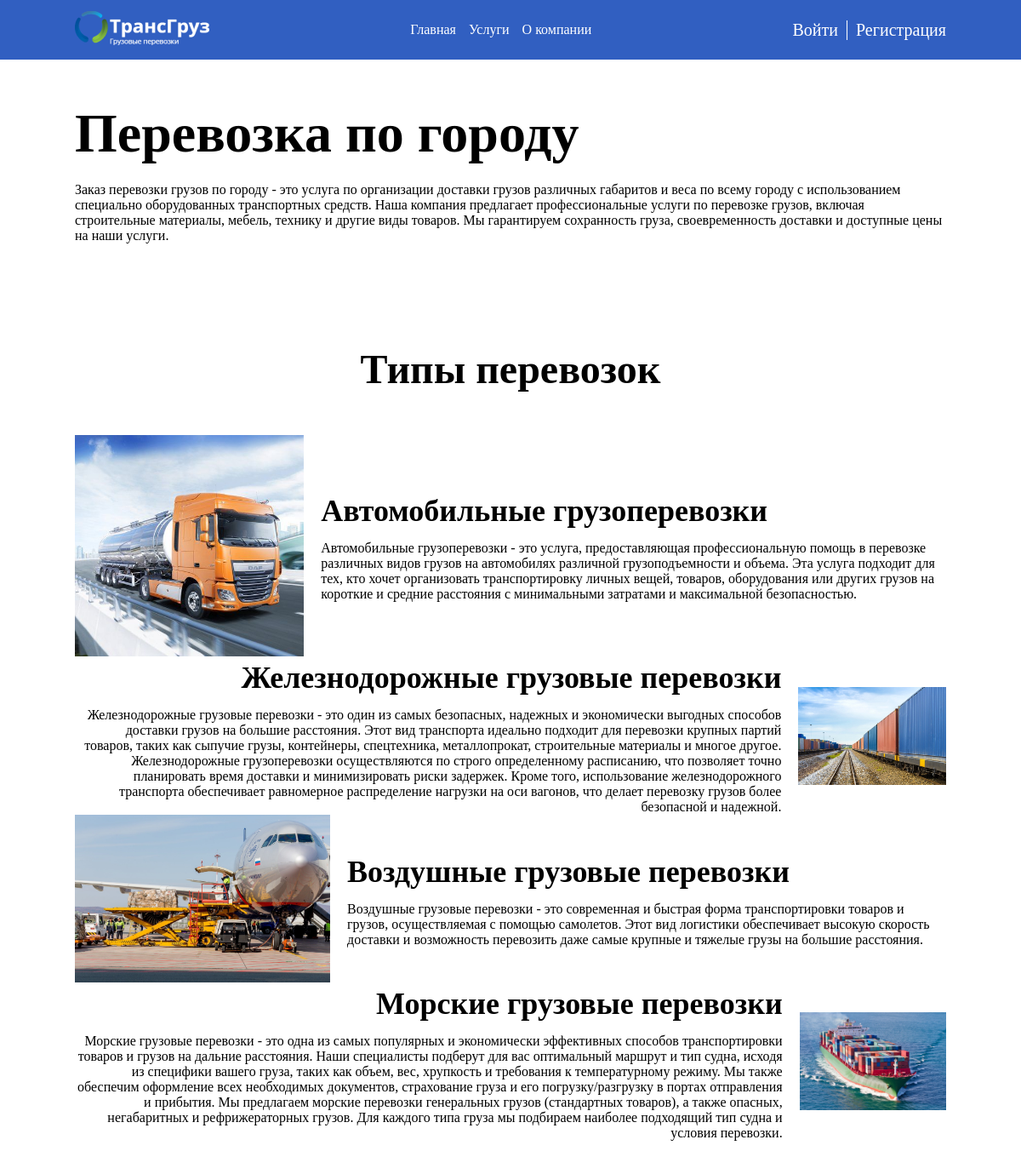
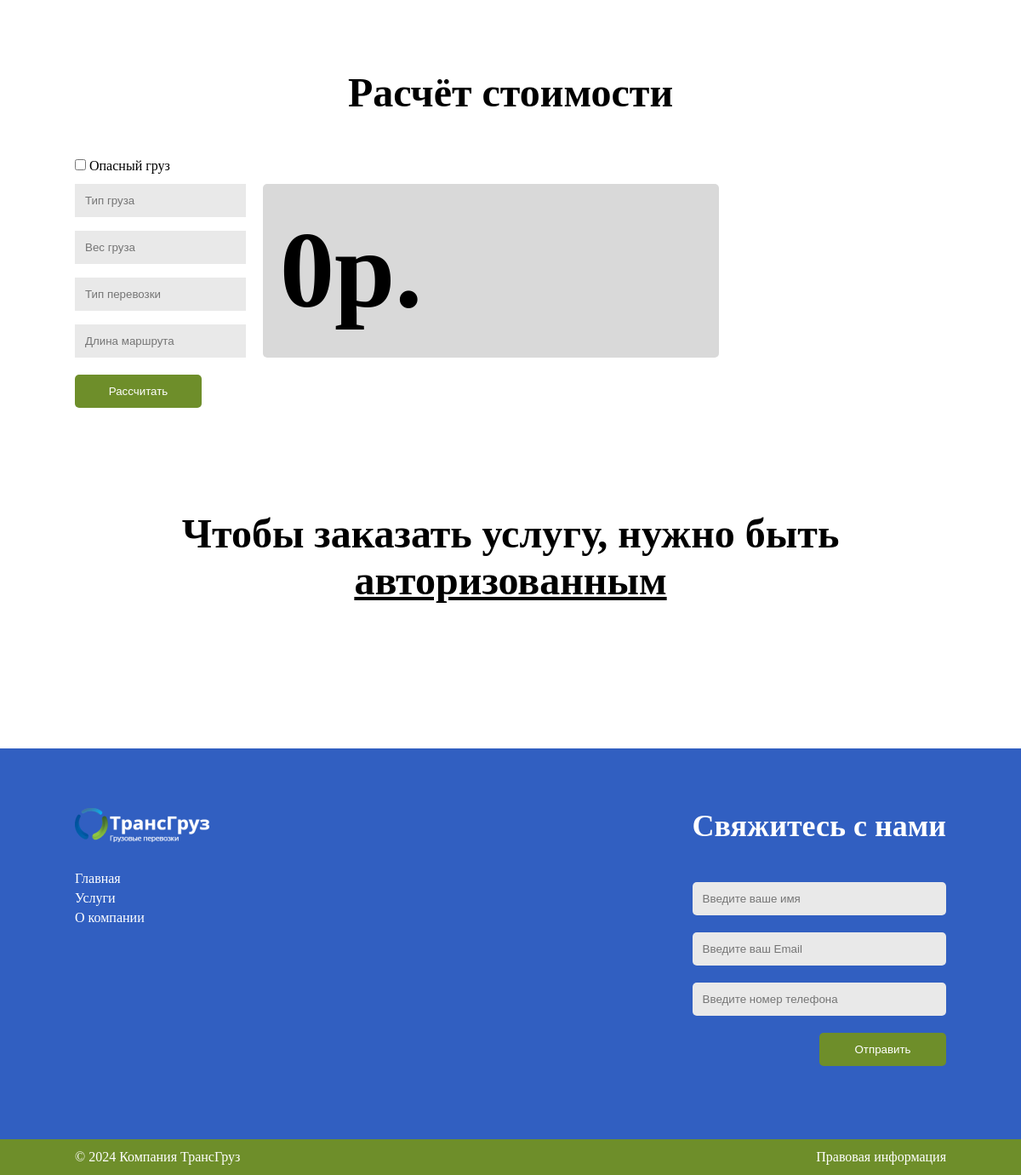
/services/perevozka_po_gorodu, run on the app's committed database (2 pictures, top to bottom).
### transportation/models.py (models this page shows, shortened)
class Menu(models.Model):
    name = models.CharField(max_length=60, verbose_name='Название')
    link = models.CharField(max_length=255, verbose_name='Ссылка')
    class Meta:
        verbose_name = 'Меню'
        verbose_name_plural = 'Меню'

class Cards_orders(models.Model):
    title = models.CharField(max_length=255, verbose_name='Название')
    short_description = models.CharField(max_length=255, blank=True, verbose_name='Краткое описание')
    full_description = models.TextField(blank=True, verbose_name='Полное описание')
    image_card = models.ImageField(upload_to='transporations/images/', verbose_name='Изображение')
    slug = models.SlugField(max_length=255, db_index=True, unique=True)
    class Meta:
        verbose_name = 'Карточка закоза'
        verbose_name_plural = 'Карточки закозов'

class Type_transporation(models.Model):
    title_type = models.CharField(max_length=60, verbose_name='Типы перевозок')
    description = models.TextField(blank=True, verbose_name='Описание')
    image_type = models.ImageField(verbose_name='Изображение')
    class Meta:
        verbose_name = 'Тип перевозок'
        verbose_name_plural = 'Типы перевозок'

### transportation/views.py (the view)
# urls.py: path('services/<slug:name>', views.service, name='service'),
def service(request, name):
    if request.method == 'POST':
        form_client = ClientInfoForm(request.POST)
        form_cargo = CargoInfoForm(request.POST)
        if form_client.is_valid() and form_cargo.is_valid():
            try:
                form_client.save()
                form_cargo.save()
                return redirect('users:profile')
            except:
                form_client.add_error(None, "Ошибка1")
                form_cargo.add_error(None, "Ошибка2")
    else:
        form_client = ClientInfoForm()
        form_cargo = CargoInfoForm()
    card_items = get_object_or_404(Cards_orders, slug=name)
    data = {
        'title': card_items.title,
        'card_items': card_items,
        'menu_items': menu_items,
        'form_client': form_client,
        'form_cargo': form_cargo,
        'type_transporations_item': type_transporations_item,
        'dt': dt
    }
    return render(request, "transportations/service.html", context=data)

### transportation/forms.py
class ClientInfoForm(forms.ModelForm):
    class Meta:
        model = Clients
        fields = ['name_client', 'number_telephone', 'email']
        widgets = {
            'name_client': forms.TextInput(attrs={'placeholder': "Имя"}),
            'number_telephone': forms.TextInput(attrs={'type': 'tel', 'placeholder': "Телефон"}),
            'email': forms.EmailInput(attrs={'placeholder': "Email"})
        }

class CargoInfoForm(forms.ModelForm):
    class Meta:
        model = Cargos
        fields = ['name_cargo', 'type', 'weight', 'dimensions', 'type_transportation']
        widgets = {
            'name_cargo': forms.TextInput(attrs={'placeholder': "Название груза"}),
            'type': forms.TextInput(attrs={'placeholder': "Тип груза"}),
            'weight': forms.TextInput(attrs={'placeholder': "Вес груза"}),
            'dimensions': forms.TextInput(attrs={'placeholder': "Габариты груза"}),
            'type_transportation': forms.TextInput(attrs={'placeholder': "Тип перевозки"})
        }

### transportation/templates/transportations/service.html (shortened to what this page needs)
{% extends 'base.html' %}
{% load static %}
{% block service-path %}
<div class="main-page-wrapper">
    <div class="centring">
        <div class="description-pages">
            <h1 class="title-pages">{{ card_items.title }}</h1>
            <p class="text-pages">{{ card_items.full_description }}</p>
        </div>
        <div class="Types-transportation">
            <h2 class="title-section">Типы перевозок</h2>
            <div class="group-card-transportation">
               {% for i in type_transporations_item %}
                    <div class="card-transportation">
                        <div class="image-container">
                            <img src="{{ i.image_type.url }}" alt="">
                        </div>
                        <div class="text-card-transportation-block">
                            <h3 class="title-card-transportation">{{ i.title_type }}</h3>
                            <p class="text-card-transportation">{{ i.description }}</p>
                        </div>
                    </div>
                {% endfor %}
            </div>
        </div>
        <div class="calculating-value">
            <h2 class="title-block">Расчёт стоимости</h2>
            <div class="block-form-service">
                <form action="">
                    <input type="checkbox" id="checkbox" name="checkbox">
                    <label for="checkbox">Опасный груз</label>
                    <div class="info-form">
                        <div class="input-info">
                            <input type="text" placeholder="Тип груза" id="type_cargo_calc">
                            <input type="text" placeholder="Вес груза" id="cargo_weight_calc">
                            <input type="text" placeholder="Тип перевозки" id="type_transportation_calc">
                            <input type="text" placeholder="Длина маршрута" id="route_length">
                        </div>
                        <div class="textarea-service" id="price">
                            0р.
                        </div>
                    </div>
                </form>
                <button class="btn-service" id="btn_service">Рассчитать</button>
            </div>
        </div>
        <div class="order-service">
        {% if user and user.is_active and not user.is_superuser %}
            <h2 class="title-block">Закжи уже сейчас</h2>
            <div class="block-form-service">
                <form action="" method="POST">
                    {% csrf_token %}
                    <div class="grp-inp contact-info-form">
                        <h2>Контактная информация</h2>
                        {% for i in form_client %}
                            {{ i }}
                        {% endfor %}
                    </div>
                    <div class="grp-inp cargo-info-form">
                        <h2>Информация о грузе</h2>
                        <div class="cargo-grp-inp">
                            <div class="cargo-grp-inp-1 cgi">
                               {% for i in form_cargo %}
                                    {{ i }}
                                {% endfor %}
                            </div>
                        </div>
                    </div>
                    <div class="price">
                        Цена: <input type="text" id="id_price_order" value="0р." disabled>
                    </div>
                    <input type="submit" value="Отправить" class="btn-service">
                </form>
            </div>
        {% elif user.is_superuser %}
            <h2 class="title-block">Вы не можете осуществлять заказ</h2>
        {% else %}
            <h2 class="title-block">Чтобы заказать услугу, нужно быть <a href="{% url 'users:login_user' %}"
                                                                     class="link-user">
                авторизованным</a></h2>
        {% endif %}
        </div>
    </div>
</div>
{% endblock %}

### templates/base.html (shortened to what this page needs)
{% load static %}
<!DOCTYPE html>
<html lang="ru">
<head>
    <link rel="stylesheet" href="{% static 'transporations/style/index.css' %}">
    <link rel="stylesheet" href="{% static 'transporations/style/service.css' %}">
    <link rel="stylesheet" href="{% static 'transporations/style/company.css' %}">
    <link rel="stylesheet" href="{% static 'transporations/style/services.css' %}">
</head>
<body>
    <header class="header">
        <div class="top-header-wrapper">
            <div class="centring">
                <div class="top-header">
                    <div class="logo">
                        <a href="{% url 'home' %}"><img src="{% static 'transporations/images/logoza 1.png' %}"
                                                     alt="logo"></a>
                    </div>
                    <nav class="menu">
                        <ul class="list-menu">
                            {% for i in menu_items %}
                                <li class="list-item-menu">
                                    <a href="{% url i.link %}" class="link-menu">{{ i.name }}</a>
                                </li>
                            {% endfor %}
                        </ul>
                    </nav>
                    <div class="users-block">
                        {% if user.is_authenticated %}
                            {% if user.is_superuser %}
                                <a href="{% url 'admin:index' %}">{{ user.username }}</a>
                            {% else %}
                                <a href="{% url 'users:profile' %}">{{ user.username }}</a>
                            {% endif %}
                            <a href="{% url 'users:logout_user' %}">Выйти</a>
                        {% else %}
                            <a href="{% url 'users:login_user' %}">Войти</a>
                            <a href="{% url 'users:register_user' %}">Регистрация</a>
                        {% endif %}
                    </div>
                </div>
            </div>
        </div>
    </header>
    {% block service-path %}
    {% endblock %}
    <footer class="footer">
        <div class="footer-top-wrapper">
            <div class="centring">
                <div class="footer-top">
                    <div class="footer-left">
                        <div class="logo-footer">
                            <a href="{% url 'home' %}"><img src="{% static 'transporations/images/logoza 1.png' %}" alt="logo"></a>
                        </div>
                        <ul class="list-menu-footer">
                            {% for i in menu_items %}
                                <li class="item-list-menu">
                                    <a href="{% url i.link %}" class="link-menu">{{ i.name }}</a>
                                </li>
                            {% endfor %}
                        </ul>
                    </div>
                    <div class="footer-right">
                        <h3 class="title-block-form">Свяжитесь с нами</h3>
                        <div class="block-form" id="contact-form">
                            <form action="/success/" id="form" method="POST">
                                <input type="text" placeholder="Введите ваше имя" name="name">
                                <input type="email" placeholder="Введите ваш Email" name="email">
                                <input type="tel" placeholder="Введите номер телефона" name="tel">
                                <button type="submit">Отправить</button>
                            </form>
                        </div>
                    </div>
                </div>
            </div>
        </div>
        <div class="footer-bottom-wrapper">
            <div class="centring">
                <div class="footer-bottom">
                    <div class="company">© {{ dt.year }} Компания ТрансГруз</div>
                    <a href="{% url 'company' %}" class="info">Правовая информация</a>
                </div>
            </div>
        </div>
    </footer>
</body>
</html>

### transportation/static/transporations/style/index.css (style rules this page uses)
* { margin: 0; padding: 0; box-sizing: border-box; }
:root { --blue: #315FC1; --green: #6E8E2A; --white: #fff; --black: #000; --light-gray: #D9D9D9; --gray: #E9E9E9; --fz-title-parth: 4rem; --fz-very-big: 3rem; --fz-big: 2.25rem; --fz-normal: 1rem; --fw-regular: 400; --fw-bold: 700; }
html { height: 100%; }
body { display: grid; grid-template-rows: auto 1fr auto; height: 100%; }
a { color: inherit; text-decoration: none; }
button { cursor: pointer; }
input, button, textarea { border: none; outline: none; background: none; }
ul { list-style: none; }
.centring { max-width: 1274px; width: 100%; height: 100%; margin: 0 auto; }
.top-header-wrapper { background-color: var(--blue); padding: 13px 0; position: fixed; top: 0; left: 0; width: 100%; z-index: 1000; }
.top-header { display: flex; justify-content: space-between; align-items: center; color: var(--white); }
.list-menu { display: grid; grid-auto-flow: column; grid-gap: 15px; }
.title-section { text-align: center; font-size: var(--fz-very-big); }
.Types-transportation { margin-top: 120px; }
.group-card-transportation { margin-top: 50px; }
.card-transportation { display: flex; align-items: center; }
.card-transportation:nth-child(odd) .text-card-transportation-block { margin-left: 20px; }
.card-transportation:nth-child(even) { flex-direction: row-reverse; }
.card-transportation:nth-child(even) .text-card-transportation-block { margin-right: 20px; text-align: right; }
.image-container { max-width: 300px; width: 100%; }
.image-container img { width: 100%; height: 100%; object-fit: cover; }
.title-card-transportation { font-size: var(--fz-big); font-weight: var(--fw-bold); }
.text-card-transportation { font-size: var(--fz-normal); font-weight: var(--fw-regular); margin-top: 14px; }
.footer { background: var(--blue); margin-top: 120px; color: var(--white); padding-top: 70px; }
.footer-top { display: flex; justify-content: space-between; }
.list-menu-footer { margin-top: 30px; }
.item-list-menu:not(:first-child) { margin-top: 5px; }
.footer-right { max-width: 363px; }
.title-block-form { text-align: right; font-size: var(--fz-big); font-weight: var(--fw-bold); }
.block-form form { display: flex; flex-direction: column; align-items: end; margin-top: 25px; }
.block-form input { padding: 12px; background: var(--gray); border-radius: 5px; width: 100%; }
.block-form input:not(:first-child) { margin-top: 20px; }
.block-form button { padding: 12px 32px; color: var(--white); background: var(--green); margin-top: 20px; width: 9.3125rem; border-radius: 5px; }
.footer-bottom-wrapper { margin-top: 86px; background: var(--green); }
.footer-bottom { display: flex; justify-content: space-between; padding: 12px 0; }
.users-block { display: flex; }
.users-block a { font-size: 20px; }
.users-block a:first-child { padding-right: 10px; border-right: 1px solid #fff; }
.users-block a:last-child { padding-left: 10px; }
@media screen and (max-width: 1300px) { .centring { max-width: 1024px; } }

### transportation/static/transporations/style/service.css (style rules this page uses)
.calculating-value { margin-top: 120px; }
.title-block { margin-bottom: 50px; }
label { cursor: pointer; }
.info-form { display: flex; }
.input-info { display: flex; flex-direction: column; }
.info-form { margin-top: 12px; }
.info-form input, .block-form-service input { padding: 12px; background: var(--gray); }
.textarea-service { padding: 20px; border-radius: 5px; background: var(--light-gray); resize: none; margin-left: 20px; width: 100%; font-size: 128px; font-weight: var(--fw-bold); display: flex; align-items: center; }
.info-form input:not(:first-child) { margin-top: 16px; }
.btn-service, .block-form-service .btn-service { padding: 12px 32px; color: var(--white); background: var(--green); margin-top: 20px; width: 9.3125rem; border-radius: 5px; }
.order-service { margin-top: 120px; }
.block-form-service { max-width: 757px; }
.block-form-service input { max-width: 363px; }
.link-user { text-decoration: underline; }

### transportation/static/transporations/style/company.css (style rules this page uses)
.title-block { font-size: 48px; font-weight: 700; text-align: center; }

### transportation/static/transporations/style/services.css (style rules this page uses)
.main-page-wrapper { margin-top: 120px; }
.title-pages { font-size: 64px; font-weight: 700; }
.text-pages { margin-top: 20px; }

### data on the page
Menu: name "Главная"
Menu: name "Услуги"
Menu: name "О компании"
Cards_orders: title "Перевозка по городу", full_description "Заказ перевозки грузов по городу - это услуга по организации доставки грузов различных габаритов и веса по всему городу с использованием специально оборудованных транспортных средств. Наша компания предлагает профессиональные услуги по перевозке грузов, включая строительные материалы, мебель, технику и другие виды товаров. Мы гарантируем сохранность груза, своевременность доставки и доступные цены на наши услуги."
Type_transporation: image_type (picture), title_type "Автомобильные грузоперевозки", description "Автомобильные грузоперевозки - это услуга, предоставляющая профессиональную помощь в перевозке различных видов грузов на автомобилях различной грузоподъемности и объема. Эта услуга подходит для тех, кто хочет организовать транспортировку личных вещей, товаров, оборудования или других грузов на короткие и средние расстояния с минимальными затратами и максимальной безопасностью."
Type_transporation: image_type (picture), title_type "Железнодорожные грузовые перевозки", description "Железнодорожные грузовые перевозки - это один из самых безопасных, надежных и экономически выгодных способов доставки грузов на большие расстояния. Этот вид транспорта идеально подходит для перевозки крупных партий товаров, таких как сыпучие грузы, контейнеры, спецтехника, металлопрокат, строительные материалы и многое другое. Железнодорожные грузоперевозки осуществляются по строго определенному расписанию, что позволяет точно планировать время доставки и минимизировать риски задержек. Кроме того, использование железнодорожного транспорта обеспечивает равномерное распределение нагрузки на оси вагонов, что делает перевозку грузов более безопасной и надежной."
Type_transporation: image_type (picture), title_type "Воздушные грузовые перевозки", description "Воздушные грузовые перевозки - это современная и быстрая форма транспортировки товаров и грузов, осуществляемая с помощью самолетов. Этот вид логистики обеспечивает высокую скорость доставки и возможность перевозить даже самые крупные и тяжелые грузы на большие расстояния."
Type_transporation: image_type (picture), title_type "Морские грузовые перевозки", description "Морские грузовые перевозки - это одна из самых популярных и экономически эффективных способов транспортировки товаров и грузов на дальние расстояния. Наши специалисты подберут для вас оптимальный маршрут и тип судна, исходя из специфики вашего груза, таких как объем, вес, хрупкость и требования к температурному режиму. Мы также обеспечим оформление всех необходимых документов, страхование груза и его погрузку/разгрузку в портах отправления и прибытия. Мы предлагаем морские перевозки генеральных грузов (стандартных товаров), а также опасных, негабаритных и рефрижераторных грузов. Для каждого типа груза мы подбираем наиболее подходящий тип судна и условия перевозки."

### other printed values
{{ dt.year }} "2024"
